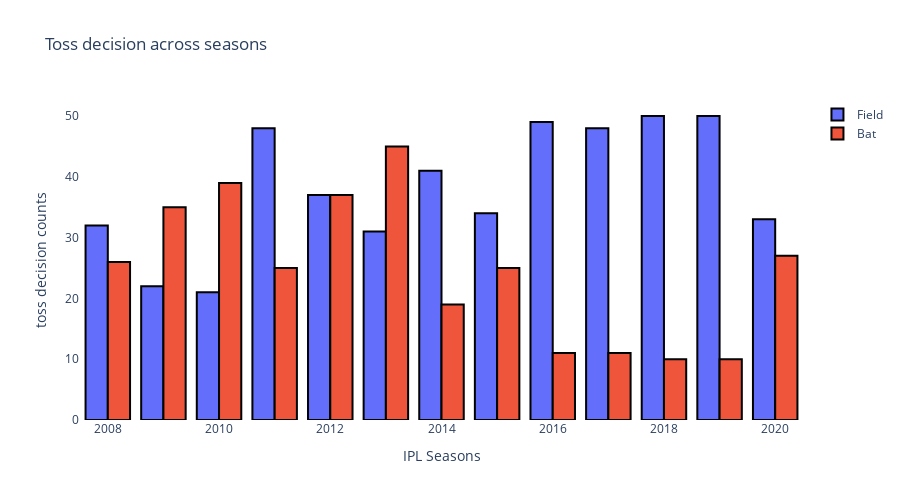

The notebook cell saved with this chart:
### Markdown cell above
> **Toss decision across Seasons**

### Code cell
toss_decision = match_data.groupby(['season','toss_decision']).size().reset_index(name="counts")
# print(toss_decision)
print(f'\033[1mIPL 2008-2020 Toss decision across seasons\033[0m \n')
print(f"\033[1m{toss_decision.set_index('season')}\033[0m")

bat = toss_decision[toss_decision['toss_decision']=='bat'].reset_index().drop('index',axis=1)
field = toss_decision[toss_decision['toss_decision']=='field'].reset_index().drop('index',axis=1)


fig=go.Figure(data=[go.Bar(name='Field', x=field['season'], y=field['counts']),
    go.Bar(name='Bat', x=bat['season'], y=bat['counts'])], layout=go.Layout(title='Toss decision across seasons',
          xaxis=dict(title='IPL Seasons'),
          yaxis = dict(title='toss decision counts')))
fig.data[0].marker.line.width = 2
fig.data[1].marker.line.width = 2
fig.data[0].marker.line.color = "black" 
fig.data[1].marker.line.color = "black" 
fig.update_layout(height=500,autosize=True ,plot_bgcolor='rgb(275, 275, 275)')

### Figure 1 — Plotly figure (JSON) as saved in the notebook; plotly's stock layout.template omitted (floating-point values rounded to 4 significant figures)
{"data": [{"marker": {"line": {"color": "black", "width": 2}}, "name": "Field", "type": "bar", "x": [2008, 2009, 2010, 2011, 2012, 2013, 2014, 2015, 2016, 2017, 2018, 2019, 2020], "y": [32, 22, 21, 48, 37, 31, 41, 34, 49, 48, 50, 50, 33]}, {"marker": {"line": {"color": "black", "width": 2}}, "name": "Bat", "type": "bar", "x": [2008, 2009, 2010, 2011, 2012, 2013, 2014, 2015, 2016, 2017, 2018, 2019, 2020], "y": [26, 35, 39, 25, 37, 45, 19, 25, 11, 11, 10, 10, 27]}], "layout": {"autosize": true, "height": 500, "plot_bgcolor": "rgb(275, 275, 275)", "title": {"text": "Toss decision across seasons"}, "xaxis": {"title": {"text": "IPL Seasons"}}, "yaxis": {"title": {"text": "toss decision counts"}}}}
